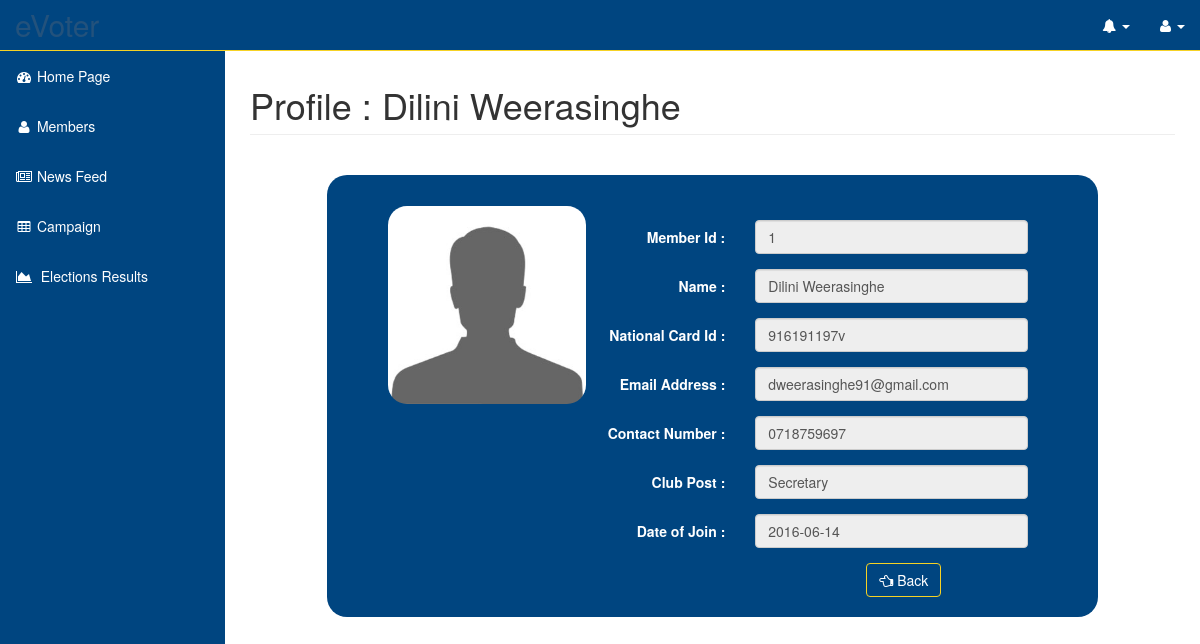
The app's page /app/view/profile.php?value=1 with its own data.
### tables this page shows
CREATE TABLE IF NOT EXISTS `clubmember` (
  `memberID` int(11) NOT NULL,
  `name` varchar(50) NOT NULL,
  `NIC` varchar(10) NOT NULL,
  `email` varchar(50) NOT NULL,
  `mobileNumber` varchar(20) NOT NULL,
  `clubPost` varchar(50) NOT NULL,
  `profileImage` varchar(100) NOT NULL,
  `status` varchar(50) NOT NULL,
  `user_group` int(11) NOT NULL DEFAULT '1',
  `dateofjoin` date NOT NULL,
  `username` varchar(50) NOT NULL,
  `password` varchar(100) NOT NULL,
  `securityquestions` int(2) NOT NULL DEFAULT '0',
  PRIMARY KEY (`memberID`)
);

### app/view/profile.php (the view, shortened to what this page needs)
<?php
include "../templates/header.php";
require_once '../model/dbConfig.php';
$user_nic = $_GET['value'];
$sql = "SELECT * FROM clubmember WHERE memberID = '$user_nic' ";
$result = mysqli_query($con, $sql);
?>
<body>
<div id="wrapper">
    <nav class="navbar navbar-inverse navbar-fixed-top color-change" role="navigation" >
        <?php include "../templates/topmenu.php";
        include "../templates/sidemenu.php";
        ?>
    </nav>
    <div id="page-wrapper">
        <div class="container-fluid">
            <?php
            while ($array = mysqli_fetch_row($result)) {
            $memberid = $array[0];
            $name = $array[1];
            $nic = $array[2];
            $email = $array[3];
            $mobile=$array[4];
            $clubpost=$array[5];
            $date_of_join=$array[9];
            ?>
            <div class="row">
                <div class="col-lg-12">
                    <h1 class="page-header">  Profile : <?php echo $name?></h1>
                </div>
            </div>
<br>
            <div class="row">
                <div class="col-lg-12">
                    <div class="col-md-10 col-lg-offset-1" style="background-color: #004580;border-bottom-left-radius: 20px; border-bottom-right-radius: 20px; border-top-left-radius: 20px;border-top-right-radius: 20px;">
                        <div class="col-md-2" style="margin-top: 30px;">
                            <div style="height: 200px;width: 200px;margin-left: 30px;"><img class="candidate" src="<?php echo SCRIPT_ROOT?>/public/images/user-images/user1.jpg" alt="" style="margin-top: 0px;">
                            </div>
                        </div>
                        <div class="col-md-8 col-md-offset-2" style="margin-top: 15px; margin-bottom: 20px;" >
                            <form class="form-horizontal" id="myprofile" name="myprofile" action="" role="form" method="post" style="margin-top: 30px;margin-right: 40px;color: #ffffff;">
                                <div class="form-group">
                                    <label class="col-sm-4 control-label" style="color: #ffffff;">Member Id : </label>
                                    <div class="col-sm-8">
                                        <input type="text" name="mid" class="form-control" id="mid" value="<?php echo $memberid ?>" readonly >
                                    </div>
                                </div>
                                <div class="form-group">
                                    <label class="col-sm-4 control-label" style="color: #ffffff;">Name :  </label>
                                    <div class="col-sm-8">
                                        <input type="text" name="fname" class="form-control" id="fname" value="<?php echo $name ?>" readonly >
                                    </div>
                                </div>
                                <div class="form-group">
                                    <label class="col-sm-4 control-label" style="color: #ffffff;">National Card Id :</label>
                                    <div class="col-sm-8">
                                        <input type="text" name="nic" class="form-control" id="nic" value="<?php echo $nic ?>" readonly >
                                    </div>
                                </div>
                                <div class="form-group">
                                    <label class="col-sm-4 control-label" style="color: #ffffff;">Email Address :</label>
                                    <div class="col-sm-8">
                                        <input type="text" name="email" class="form-control" id="email" value="<?php echo $email ?>" readonly >
                                    </div>
                                </div>
                                <div class="form-group">
                                    <label class="col-sm-4 control-label" style="color: #ffffff;">Contact Number :</label>
                                    <div class="col-sm-8">
                                        <input type="text" name="mob" class="form-control" id="mob" value="<?php echo $mobile ?>" readonly >
                                    </div>
                                </div>
                                <div class="form-group">
                                    <label class="col-sm-4 control-label" style="color: #ffffff;">Club Post :</label>
                                    <div class="col-sm-8">
                                        <input type="text" name="post" class="form-control" id="post" value="<?php echo $clubpost ?>" readonly >
                                    </div>
                                </div>
                                <div class="form-group">
                                    <label class="col-sm-4 control-label" style="color: #ffffff;">Date of Join :</label>
                                    <div class="col-sm-8">
                                        <input type="text" name="doj" class="form-control" id="doj" value="<?php echo $date_of_join ?>" readonly >
                                    </div>
                                </div>
                                <div class="col-sm-8 col-sm-offset-7 controls">
                                    <a href="memberview.php">
                                        <button type="button" name="btn-cancel" class="btn btn-default btn-primary">
                                            <i class="fa fa-hand-o-left"></i>&nbsp;Back
                                        </button></a>
                                </div>
                            </form>
                        </div>
                    </div>
            <?php
            }
            ?>
                    </div>
                </div>
            </div>
        </div>
    </div>
</body>
</html>

### public/css/sb-admin.css (style rules this page uses)
body { margin-top: 100px; background-color: #ffffff; }
@media (min-width:768px) { body { margin-top: 50px; } }
#wrapper { padding-left: 0; }
#page-wrapper { width: 100%; min-height: 100%; padding: 0; background-color: #fff; }
@media (min-width:768px) { #wrapper { padding-left: 225px; } }
@media (min-width:768px) { #page-wrapper { padding: 10px; } }

### public/css/custom.css (style rules this page uses)
html, body { height: 100%; background-color: #ffffff; !important; }
.color-change { background-color: #004580; border-color: #f6d224; color: #ffffff; }
.candidate { width:200px; height:200px; border:1px solid #004580; border-bottom-left-radius: 10%; border-bottom-right-radius: 10%; border-top-left-radius: 10%; border-top-right-radius: 10%; margin: 25px 0px 25px 0px; }
.btn-default { color: #ffffff; background-color: #004580; border-color: #f6d224; }
.page-header { padding-bottom: 9px; margin: 25px 0 20px; border-bottom: 1px solid #eee; }
.navbar-inverse { background-color:#004580; border-color:#f6d224; }

### records on screen
clubmember: name "Dilini Weerasinghe", mid "1", fname "Dilini Weerasinghe", nic "916191197v", email "dweerasinghe91@gmail.com", mob "0718759697", post "Secretary", doj "2016-06-14"
